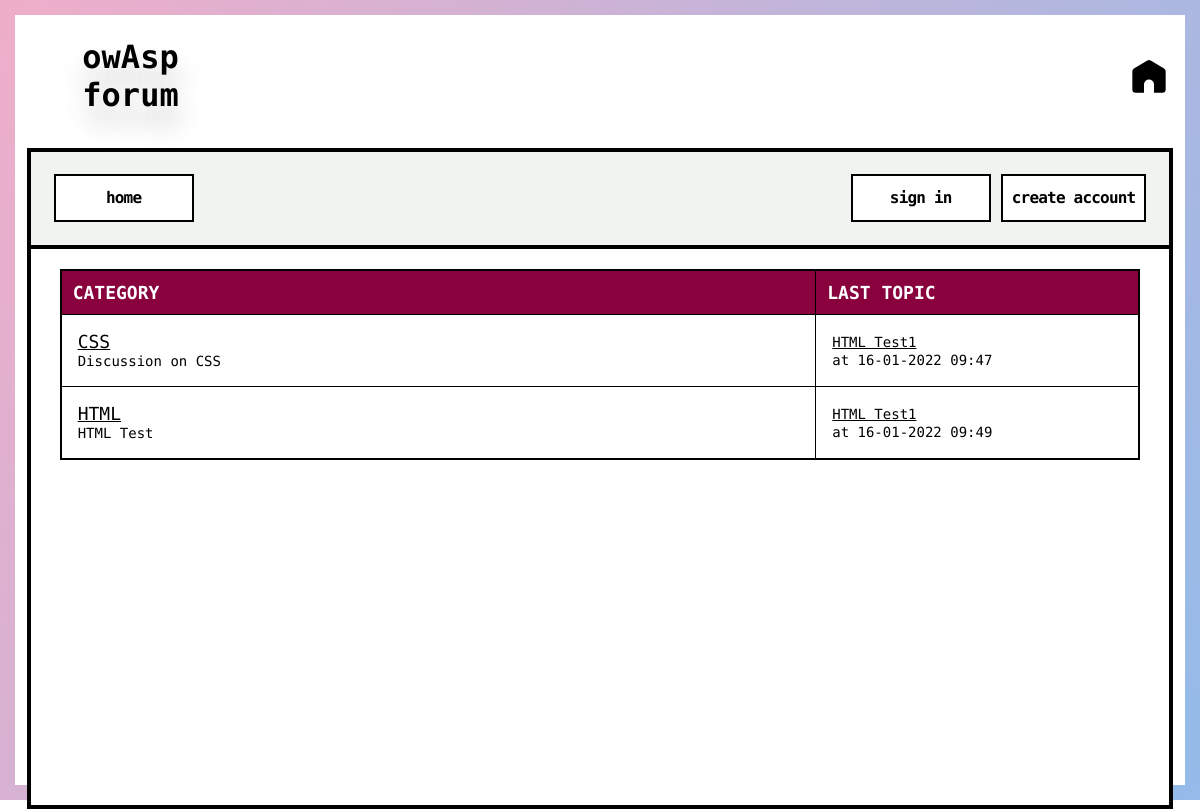
The page /forum/index.php on the database as committed earlier.
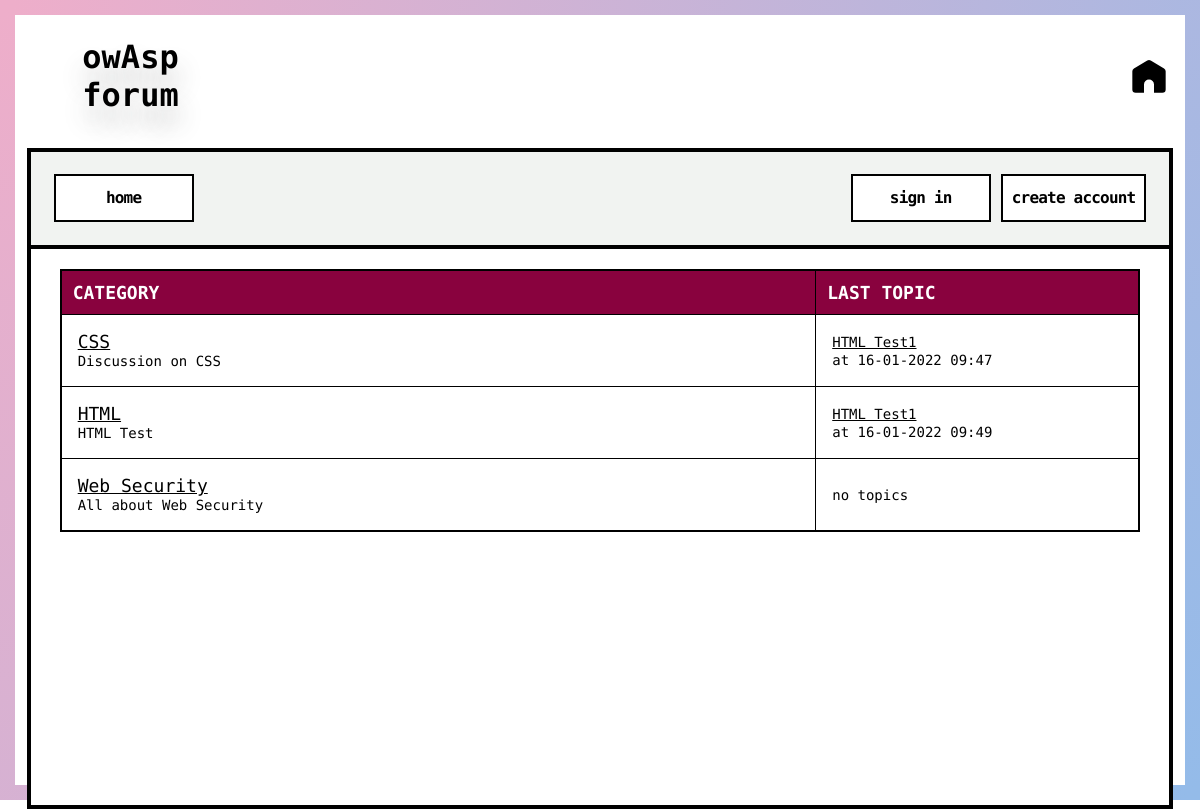
The same page on the database as committed later.
### tables this page shows
CREATE TABLE `categories` (
  `cat_id` int(8) NOT NULL,
  `cat_name` varchar(255) NOT NULL,
  `cat_description` varchar(255) NOT NULL
);

CREATE TABLE `topics` (
  `topic_id` int(8) NOT NULL,
  `topic_subject` varchar(255) NOT NULL,
  `topic_date` datetime NOT NULL,
  `topic_cat` int(8) NOT NULL,
  `topic_by` int(8) NOT NULL
);

### forum/index.php (the view, shortened to what this page needs)
<?php
include 'database.php';
include 'header.php';
$sql = "SELECT
			categories.cat_id,
			categories.cat_name,
			categories.cat_description,
			COUNT(topics.topic_id) AS topics
		FROM
			categories
		LEFT JOIN
			topics
		ON
			topics.topic_id = categories.cat_id
		GROUP BY
			categories.cat_id, categories.cat_name, categories.cat_description";
$result = mysqli_query($connect_database, $sql);
if(!$result)
{
	echo '<br><font style="font-size: 14px;">The categories could not be displayed, please try again later.</font><br><br>';
}
else
{
	if(mysqli_num_rows($result) == 0)
	{
		echo '<br><font style="font-size: 14px;">No categories defined yet.</font><br><br>';
	}
	else
	{
		echo '<table border="1">
			  <tr>
				<th>CATEGORY</th>
				<th>LAST TOPIC</th>
			  </tr>';
		while($row = mysqli_fetch_assoc($result))
		{
			echo '<tr>';
				echo '<td class="leftpart">';
					echo '<font style="font-size: 18px;"><a href="category.php?id=' . $row['cat_id'] . '">' . stripslashes($row['cat_name']) . '</a></font><br><font style="font-size: 14px;">' . stripslashes($row['cat_description']) . '</font>';
				echo '</td>';
				echo '<td class="rightpart">';
					$topicsql = "SELECT
									topic_id,
									topic_subject,
									topic_date,
									topic_cat
								FROM
									topics
								WHERE
									topic_cat = " . $row['cat_id'] . "
								ORDER BY
									topic_date
								DESC
								LIMIT
									1";
					$topicsresult = mysqli_query($connect_database, $topicsql);
					if(!$topicsresult)
					{
						echo '<br><font style="font-size: 14px;">Last topic could not be displayed.</font><br><br>';
					}
					else
					{
						if(mysqli_num_rows($topicsresult) == 0)
						{
							echo '<font style="font-size: 14px;">no topics</fonts>';
						}
						else
						{
							while($topicrow = mysqli_fetch_assoc($topicsresult))
							echo '<font style="font-size: 14px;"><a href="topic.php?id=' . $topicrow['topic_id'] . '">' . $topicrow['topic_subject'] . '</a><br> at ' . date('d-m-Y H:i', strtotime($topicrow['topic_date'])) . '</font>';
						}
					}
				echo '</td>';
			echo '</tr>';
		}
		echo '</table>';
	}
}
include 'footer.php';
?>

### forum/header.php (shortened to what this page needs)
<!DOCTYPE html PUBLIC "-//W3C//DTD XHTML 1.0 Strict//EN" "http://www.w3.org/TR/xhtml1/DTD/xhtml1-strict.dtd">
<html xmlns="http://www.w3.org/1999/xhtml" xml:lang="en" lang="en">
<head>
	<link rel="stylesheet" href="style.css" type="text/css">
</head>
<body>
	<div class="page-border">
		<div class="intro-box">
			<h1 class="intro-text">owAsp forum</h1>
			<div class="nav-left">
				<svg class="navi-home" xmlns="http://www.w3.org/2000/svg" viewBox="-2 -1.5 24 24" width="40" fill="currentColor" onclick="location.href='index.php'">
					<path d="M13 20.565v-5a3 3 0 0 0-6 0v5H2a2 2 0 0 1-2-2V7.697a2 2 0 0 1 .971-1.715l8-4.8a2 2 0 0 1 2.058 0l8 4.8A2 2 0 0 1 20 7.697v10.868a2 2 0 0 1-2 2h-5z">
					</path>
				</svg>
			</div>
		</div>
		<div class="container">
			<div id="wrapper">
				<div id="menu">
					<div class="menu-left">
						<a id="item" href="index.php">home</a>
					</div>
					<div class="menu-right">
						<?php
						if (isset($_SESSION['signed_in']) and $_SESSION['signed_in'] == True) {
							echo '<div class="logged-user">welcome, ' . $_SESSION['user_name'] . '</div>' . '</b> <a id="item" href="signout.php">sign out</a>';
						}
						else {
							echo '<a id="item" href="signin.php">sign in</a> <a id="item" href="signup.php">create account</a> ';
						}
						?>
					</div>
				</div>
				<div id="content">

### forum/footer.php (shortened to what this page needs)
</div>
<!DOCTYPE html>
</div>
</div>
</div>
</body>
</html>

### forum/style.css (style rules this page uses)
html { font-family: "Open Sans;", sans-serif; }
.navi-home { transition: all 0.3s; touch-action: manipulation; cursor: pointer; }
body { text-align: center; background-color: #ffffff; }
.intro-box { display: flex; justify-content: space-evenly; align-items: center; flex-wrap: nowrap; gap: 79%; align-content: center; padding-top: 2px; padding-left: 16px; padding-right: 16px; }
.nav-left { display: flex; flex-direction: row; flex-wrap: nowrap; justify-content: space-between; gap: 32px; align-items: center; }
.intro-text { font-family: "Major Mono Display", monospace; font-weight: 700; text-shadow: rgba(62, 66, 66, 0.28) 1px 18px 24px; color: black; font-size: 32px; }
#wrapper { display: flex; flex-direction: column; width: 100%; height: 83vh; }
.container { display: grid; padding: 1%; height: 70vh; }
#content { background-color: #fff; border: 4px solid #000; float: left; padding: 20px 29px; text-align: left; height: 83vh; }
#menu { background-color: #f1f3f1; display: flex; flex-direction: row; justify-content: space-between; align-content: center; border: 4px solid #000; border-bottom: none; padding-top: 2%; padding-bottom: 2%; padding-left: 2%; padding-right: 2%; gap: 12%; flex-wrap: nowrap; }
.menu-right { display: flex; flex-direction: row; justify-content: space-around; gap: 10px; }
.menu-left { display: flex; flex-direction: row; justify-content: space-around; gap: 12px; }
.page-border { position: absolute; top: 0; left: 0; border: 15px solid; width: 100%; height: 100vh; margin: 0; padding: 0; box-sizing: border-box; border-image: linear-gradient(118deg, rgba(238,174,202,1) 0%, rgba(148,187,233,1) 100%) 1; }
table { border-collapse: collapse; width: 100%; border: 2px solid #000; }
table a { color: #000; }
th { background-color: #89023E; color: #ffffff; font-family: "Source Code Pro"; padding-top: 11px; padding-left: 11px; padding-bottom: 11px; font-size: 18px; }
td { padding: 16px; }
h1, #footer { font-family: Open Sans; color: #f1f3f1; }
font { font-family: "Source Code Pro", monospace; font-weight: 500; font-size: 20px; }
#item { font-family: "Major Mono Display", monospace; align-items: center; background-color: #fff; border: 2px solid #000; box-sizing: border-box; color: #000; cursor: pointer; display: inline-flex; fill: #000; font-size: 16px; font-weight: 600; height: 48px; justify-content: center; letter-spacing: -0.8px; line-height: 24px; min-width: 140px; outline: 0; padding: 0 9px; text-align: center; text-decoration: none; transition: all 0.3s; user-select: none; -webkit-user-select: none; touch-action: manipulation; }
.leftpart { width: 70%; }
.rightpart { width: 30%; }

Rows that differ between the two databases and show on the page:
added categories: cat_name "Web Security", cat_description "All about Web Security", shows "no topics"
